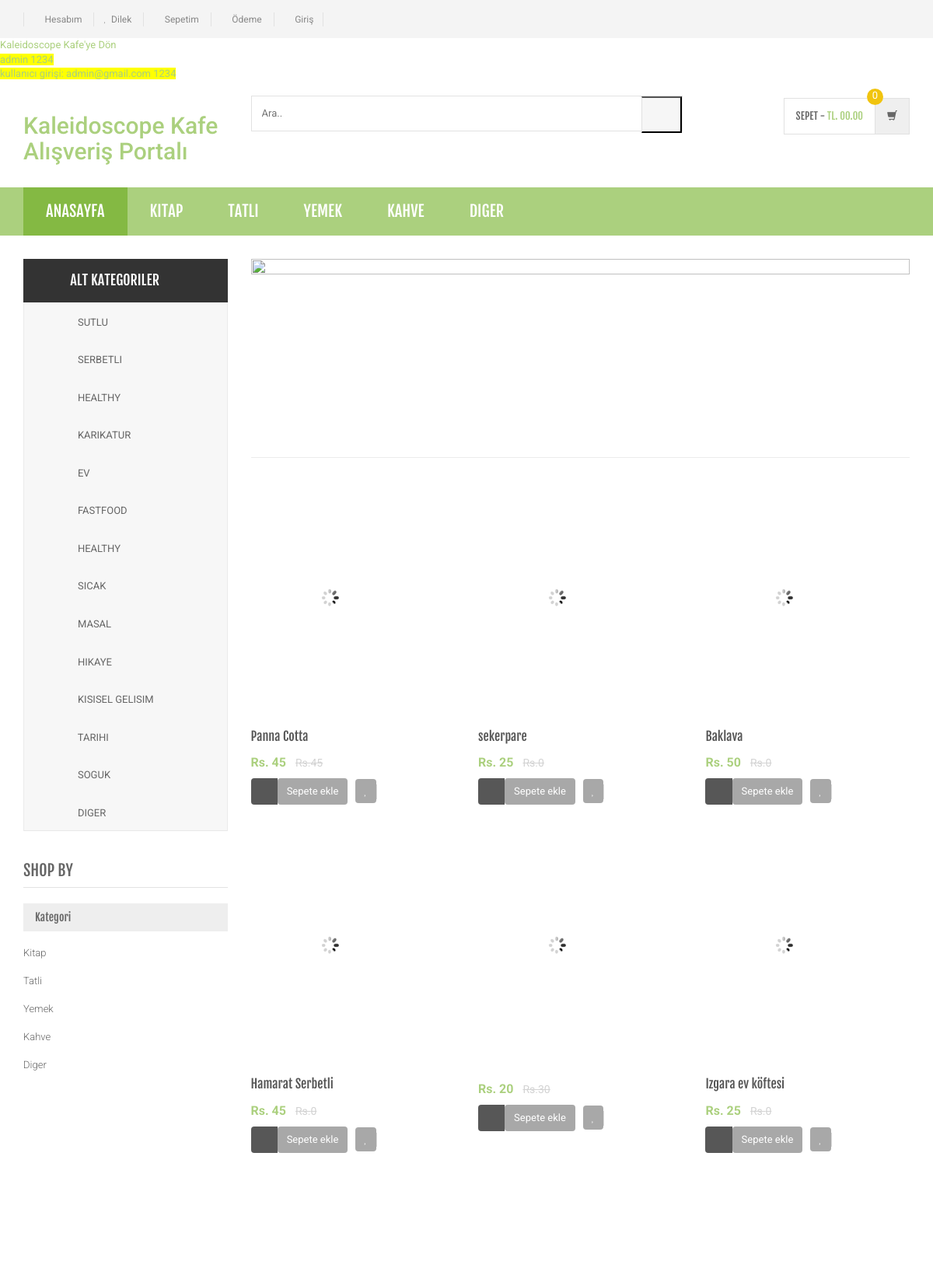
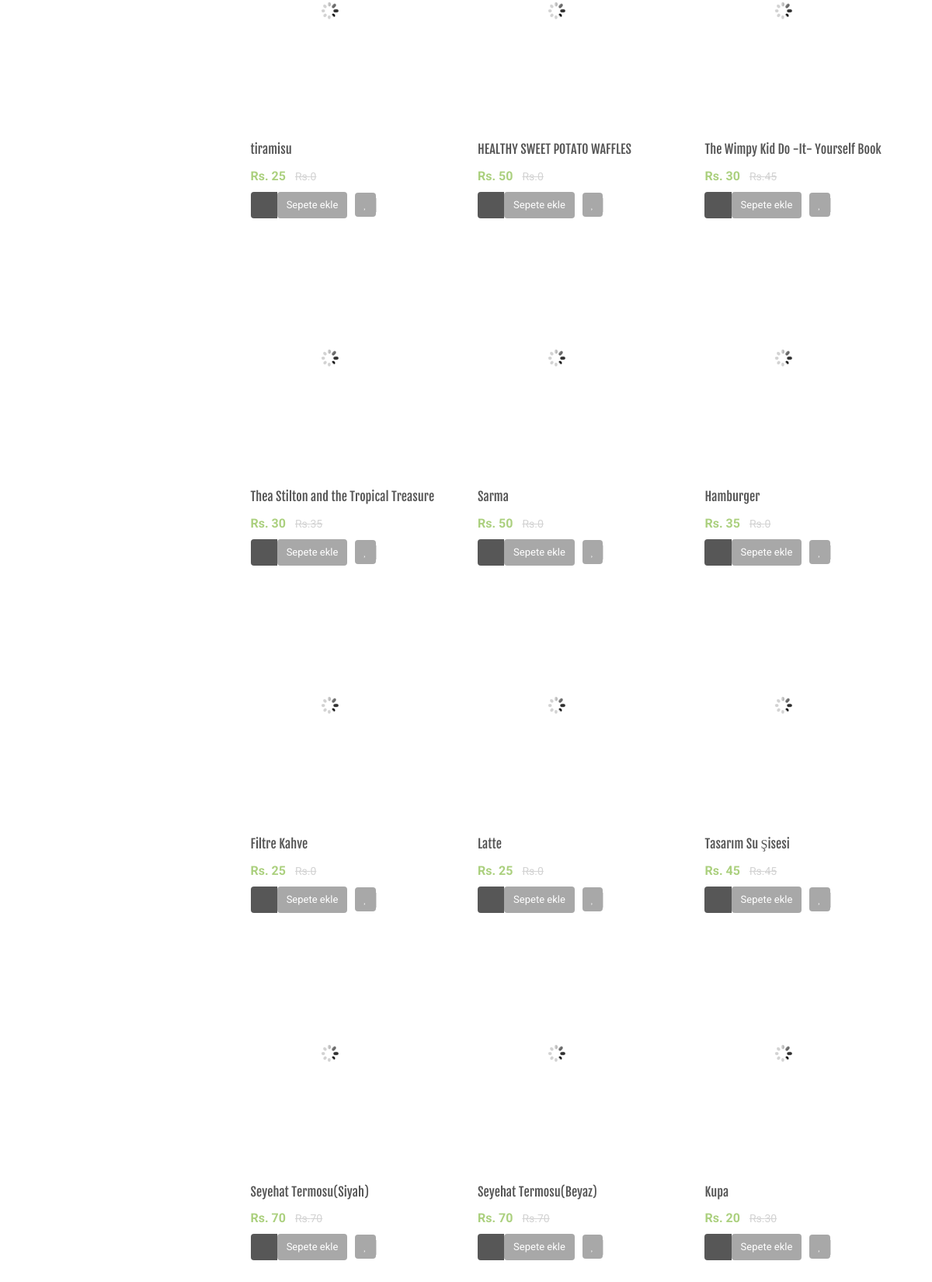
The page /Alışveriş/htdoc/search-result.php (upper part) on the database its author committed (2 pictures, top to bottom).
### tables this page shows
CREATE TABLE `category` (
  `id` int(11) NOT NULL,
  `categoryName` varchar(255) DEFAULT NULL,
  `categoryDescription` longtext,
  `creationDate` timestamp NOT NULL DEFAULT CURRENT_TIMESTAMP,
  `updationDate` varchar(255) DEFAULT NULL
);

CREATE TABLE `subcategory` (
  `id` int(11) NOT NULL,
  `categoryid` int(11) DEFAULT NULL,
  `subcategory` varchar(255) DEFAULT NULL,
  `creationDate` timestamp NULL DEFAULT CURRENT_TIMESTAMP,
  `updationDate` varchar(255) DEFAULT NULL
);

CREATE TABLE `products` (
  `id` int(11) NOT NULL,
  `category` int(11) NOT NULL,
  `subCategory` int(11) DEFAULT NULL,
  `productName` varchar(255) DEFAULT NULL,
  `productCompany` varchar(255) DEFAULT NULL,
  `productPrice` int(11) DEFAULT NULL,
  `productPriceBeforeDiscount` int(11) DEFAULT NULL,
  `productDescription` longtext,
  `productImage1` varchar(255) DEFAULT NULL,
  `productImage2` varchar(255) DEFAULT NULL,
  `productImage3` varchar(255) DEFAULT NULL,
  `shippingCharge` int(11) DEFAULT NULL,
  `productAvailability` varchar(255) DEFAULT NULL,
  `postingDate` timestamp NULL DEFAULT CURRENT_TIMESTAMP,
  `updationDate` varchar(255) DEFAULT NULL
);

### Alışveriş/htdoc/search-result.php (the view, shortened to what this page needs)
<?php
include('includes/config.php');
$find="%{$_POST['product']}%";
?>
<!DOCTYPE html>
<html lang="en">
	<head>
	    <link rel="stylesheet" href="assets/css/bootstrap.min.css">
	    <link rel="stylesheet" href="assets/css/main.css">
	    <link rel="stylesheet" href="assets/css/green.css">
	    <link rel="stylesheet" href="assets/css/owl.carousel.css">
		<link rel="stylesheet" href="assets/css/owl.transitions.css">
		<link href="assets/css/lightbox.css" rel="stylesheet">
		<link rel="stylesheet" href="assets/css/animate.min.css">
		<link rel="stylesheet" href="assets/css/rateit.css">
		<link rel="stylesheet" href="assets/css/bootstrap-select.min.css">
		<link rel="stylesheet" href="assets/css/config.css">
		<link href="assets/css/green.css" rel="alternate stylesheet" title="Green color">
		<link href="assets/css/blue.css" rel="alternate stylesheet" title="Blue color">
		<link href="assets/css/red.css" rel="alternate stylesheet" title="Red color">
		<link href="assets/css/orange.css" rel="alternate stylesheet" title="Orange color">
		<link href="assets/css/dark-green.css" rel="alternate stylesheet" title="Darkgreen color">
		<link rel="stylesheet" href="assets/css/font-awesome.min.css">
	</head>
    <body class="cnt-home">
<header class="header-style-1">
<?php include('includes/top-header.php');?>
<?php include('includes/main-header.php');?>
<?php include('includes/menu-bar.php');?>
</header>
<div class="body-content outer-top-xs">
	<div class='container'>
		<div class='row outer-bottom-sm'>
			<div class='col-md-3 sidebar'>
<div class="side-menu animate-dropdown outer-bottom-xs">
<div class="side-menu animate-dropdown outer-bottom-xs">
    <div class="head"><i class="icon fa fa-align-justify fa-fw"></i>Alt Kategoriler</div>
    <nav class="yamm megamenu-horizontal" role="navigation">
        <ul class="nav">
            <li class="dropdown menu-item">
              <?php $sql=mysqli_query($con,"select id,subcategory  from subcategory");
while($row=mysqli_fetch_array($sql))
{
    ?>
                <a href="sub-category.php?scid=<?php echo $row['id'];?>" class="dropdown-toggle"><i class="icon fa fa-desktop fa-fw"></i>
                <?php echo $row['subcategory'];?></a>
                <?php }?>
</li>
</ul>
    </nav>
</div>
</div>
	            <div class="sidebar-module-container">
	            	<h3 class="section-title">shop by</h3>
	            	<div class="sidebar-filter">
<div class="sidebar-widget wow fadeInUp outer-bottom-xs ">
	<div class="widget-header m-t-20">
		<h4 class="widget-title">Kategori</h4>
	</div>
	<div class="sidebar-widget-body m-t-10">
	         <?php $sql=mysqli_query($con,"select id,categoryName  from category");
while($row=mysqli_fetch_array($sql))
{
    ?>
		<div class="accordion">
	    	<div class="accordion-group">
	            <div class="accordion-heading">
	                <a href="category.php?cid=<?php echo $row['id'];?>"  class="accordion-toggle collapsed">
	                   <?php echo $row['categoryName'];?>
	                </a>
	            </div>
	        </div>
	    </div>
	    <?php } ?>
	</div>
</div>
	            	</div>
	            </div>
            </div>
			<div class='col-md-9'>
	<div id="category" class="category-carousel hidden-xs">
		<div class="item">
			<div class="image">
				<img src="assets/images/banners/cat-banner-3.jpg" alt="" class="img-responsive">
			</div>
		</div>
</div>
				<div class="search-result-container">
					<div id="myTabContent" class="tab-content">
						<div class="tab-pane active " id="grid-container">
							<div class="category-product  inner-top-vs">
								<div class="row">
			<?php
$ret=mysqli_query($con,"select * from products where productName like '$find'");
$num=mysqli_num_rows($ret);
if($num>0)
{
while ($row=mysqli_fetch_array($ret))
{?>
		<div class="col-sm-6 col-md-4 wow fadeInUp">
			<div class="products">
	<div class="product">
		<div class="product-image">
			<div class="image">
				<a href="product-details.php?pid=<?php echo htmlentities($row['id']);?>"><img  src="assets/images/blank.gif" data-echo="admin/productimages/<?php echo htmlentities($row['id']);?>/<?php echo htmlentities($row['productImage1']);?>" alt="" width="200" height="300"></a>
			</div>
		</div>
		<div class="product-info text-left">
			<h3 class="name"><a href="product-details.php?pid=<?php echo htmlentities($row['id']);?>"><?php echo htmlentities($row['productName']);?></a></h3>
			<div class="product-price">
				<span class="price">
					Rs. <?php echo htmlentities($row['productPrice']);?>			</span>
										     <span class="price-before-discount">Rs.<?php echo htmlentities($row['productPriceBeforeDiscount']);?></span>
			</div>
		</div>
					<div class="cart clearfix animate-effect">
				<div class="action">
					<ul class="list-unstyled">
						<li class="add-cart-button btn-group">
							<button class="btn btn-primary icon" data-toggle="dropdown" type="button">
								<i class="fa fa-shopping-cart"></i>
							</button>
							<a href="category.php?page=product&action=add&id=<?php echo $row['id']; ?>">
							<button class="btn btn-primary" type="button">Sepete ekle</button></a>
						</li>
		                <li class="lnk wishlist">
							<a class="add-to-cart" href="category.php?pid=<?php echo htmlentities($row['id'])?>&&action=wishlist" title="Wishlist">
								 <i class="icon fa fa-heart"></i>
							</a>
						</li>
					</ul>
				</div>
			</div>
			</div>
			</div>
		</div>
	  <?php } } else {?>
		<div class="col-sm-6 col-md-4 wow fadeInUp"> <h3>Ürün Bulunamadı</h3>
		</div>
<?php } ?>
										</div>
							</div>
						</div>
				</div>
			</div>
		</div></div>
		<?php include('includes/brands-slider.php');?>
</div>
</body>
</html>

### Alışveriş/htdoc/includes/menu-bar.php (shortened to what this page needs)
<div class="header-nav animate-dropdown">
    <div class="container">
        <div class="yamm navbar navbar-default" role="navigation">
            <div class="nav-bg-class">
                <div class="navbar-collapse collapse" id="mc-horizontal-menu-collapse">
	<div class="nav-outer">
		<ul class="nav navbar-nav">
			<li class="active dropdown yamm-fw">
				<a href="index.php" data-hover="dropdown" class="dropdown-toggle">Anasayfa</a>
			</li>
              <?php $sql=mysqli_query($con,"select id,categoryName  from category limit 6");
while($row=mysqli_fetch_array($sql))
{
    ?>
			<li class="dropdown yamm">
				<a href="category.php?cid=<?php echo $row['id'];?>"> <?php echo $row['categoryName'];?></a>
			</li>
			<?php } ?>
		</ul>
		<div class="clearfix"></div>
	</div>
</div>
            </div>
        </div>
    </div>
</div>

### Alışveriş/htdoc/assets/css/green.css (style rules this page uses)
a { color: #abd07e; }
.header-style-1 .header-nav { background: #abd07e; }
.cnt-home .header-style-1 .header-nav .navbar .navbar-nav > li.active { background: #84b943; }
.product .product-info .product-price .price { color: #abd07e; }
.sidebar .sidebar-module-container .sidebar-widget .sidebar-widget-body .accordion .accordion-group .accordion-heading .accordion-toggle, .sidebar .sidebar-module-container .sidebar-widget .sidebar-widget-body .accordion .accordion-group .accordion-heading .accordion-toggle:hover, .sidebar .sidebar-module-container .sidebar-widget .sidebar-widget-body .accordion .accordion-group .accordion-heading .accordion-toggle:focus, .sidebar .sidebar-module-container .sidebar-widget .sidebar-widget-body .accordion .accordion-group .accordion-heading .accordion-toggle:after { color: #abd07e; }

### Alışveriş/htdoc/assets/css/lightbox.css (style rules this page uses)
body:after { content: url(../images/close.png) url(../images/loading.gif) url(../images/prev.png) url(../images/next.png); display: none; }

### Alışveriş/htdoc/assets/css/blue.css (style rules this page uses)
a { color: #3498db; }
.header-style-1 .header-nav { background: #3498db; }
.cnt-home .header-style-1 .header-nav .navbar .navbar-nav > li.active { background: #1d6ca1; }
.product .product-info .product-price .price { color: #3498db; }
.sidebar .sidebar-module-container .sidebar-widget .sidebar-widget-body .accordion .accordion-group .accordion-heading .accordion-toggle, .sidebar .sidebar-module-container .sidebar-widget .sidebar-widget-body .accordion .accordion-group .accordion-heading .accordion-toggle:hover, .sidebar .sidebar-module-container .sidebar-widget .sidebar-widget-body .accordion .accordion-group .accordion-heading .accordion-toggle:focus, .sidebar .sidebar-module-container .sidebar-widget .sidebar-widget-body .accordion .accordion-group .accordion-heading .accordion-toggle:after { color: #3498db; }

### Alışveriş/htdoc/assets/css/red.css (style rules this page uses)
a { color: #ff6c6c; }
.header-style-1 .header-nav { background: #ff6c6c; }
.cnt-home .header-style-1 .header-nav .navbar .navbar-nav > li.active { background: #ff1a1a; }
.product .product-info .product-price .price { color: #ff6c6c; }
.sidebar .sidebar-module-container .sidebar-widget .sidebar-widget-body .accordion .accordion-group .accordion-heading .accordion-toggle, .sidebar .sidebar-module-container .sidebar-widget .sidebar-widget-body .accordion .accordion-group .accordion-heading .accordion-toggle:hover, .sidebar .sidebar-module-container .sidebar-widget .sidebar-widget-body .accordion .accordion-group .accordion-heading .accordion-toggle:focus, .sidebar .sidebar-module-container .sidebar-widget .sidebar-widget-body .accordion .accordion-group .accordion-heading .accordion-toggle:after { color: #ff6c6c; }

### Alışveriş/htdoc/assets/css/orange.css (style rules this page uses)
a { color: #f39c12; }
.header-style-1 .header-nav { background: #f39c12; }
.cnt-home .header-style-1 .header-nav .navbar .navbar-nav > li.active { background: #ab6c09; }
.product .product-info .product-price .price { color: #f39c12; }
.sidebar .sidebar-module-container .sidebar-widget .sidebar-widget-body .accordion .accordion-group .accordion-heading .accordion-toggle, .sidebar .sidebar-module-container .sidebar-widget .sidebar-widget-body .accordion .accordion-group .accordion-heading .accordion-toggle:hover, .sidebar .sidebar-module-container .sidebar-widget .sidebar-widget-body .accordion .accordion-group .accordion-heading .accordion-toggle:focus, .sidebar .sidebar-module-container .sidebar-widget .sidebar-widget-body .accordion .accordion-group .accordion-heading .accordion-toggle:after { color: #f39c12; }

### Alışveriş/htdoc/assets/css/dark-green.css (style rules this page uses)
a { color: #12cca7; }
.header-style-1 .header-nav { background: #12cca7; }
.cnt-home .header-style-1 .header-nav .navbar .navbar-nav > li.active { background: #0b816a; }
.product .product-info .product-price .price { color: #12cca7; }
.sidebar .sidebar-module-container .sidebar-widget .sidebar-widget-body .accordion .accordion-group .accordion-heading .accordion-toggle, .sidebar .sidebar-module-container .sidebar-widget .sidebar-widget-body .accordion .accordion-group .accordion-heading .accordion-toggle:hover, .sidebar .sidebar-module-container .sidebar-widget .sidebar-widget-body .accordion .accordion-group .accordion-heading .accordion-toggle:focus, .sidebar .sidebar-module-container .sidebar-widget .sidebar-widget-body .accordion .accordion-group .accordion-heading .accordion-toggle:after { color: #12cca7; }

### rows shown on the page
category: categoryName "KITAP", categoryName "Kitap"
category: categoryName "TATLI", categoryName "Tatli"
category: categoryName "YEMEK", categoryName "Yemek"
category: categoryName "KAHVE", categoryName "Kahve"
category: categoryName "DIGER", categoryName "Diger"
subcategory: subcategory "SUTLU"
subcategory: subcategory "SERBETLI"
subcategory: subcategory "HEALTHY"
subcategory: subcategory "KARIKATUR"
subcategory: subcategory "EV"
subcategory: subcategory "FASTFOOD"
subcategory: subcategory "HEALTHY"
subcategory: subcategory "SICAK"
subcategory: subcategory "MASAL"
subcategory: subcategory "HIKAYE"
subcategory: subcategory "KISISEL GELISIM"
subcategory: subcategory "TARIHI"
subcategory: subcategory "SOGUK"
subcategory: subcategory "DIGER"
products: productName "Panna Cotta", productPrice "45", productPriceBeforeDiscount "45"
products: productName "sekerpare", productPrice "25", productPriceBeforeDiscount "0"
products: productName "Baklava", productPrice "50", productPriceBeforeDiscount "0"
products: productName "Hamarat Serbetli", productPrice "45", productPriceBeforeDiscount "0"
products: productPrice "20", productPriceBeforeDiscount "30"
products: productName "Izgara ev köftesi", productPrice "25", productPriceBeforeDiscount "0"
products: productName "tiramisu", productPrice "25", productPriceBeforeDiscount "0"
products: productName "HEALTHY SWEET POTATO WAFFLES", productPrice "50", productPriceBeforeDiscount "0"
products: productName "The Wimpy Kid Do -It- Yourself Book", productPrice "30", productPriceBeforeDiscount "45"
products: productName "Thea Stilton and the Tropical Treasure", productPrice "30", productPriceBeforeDiscount "35"
products: productName "Sarma", productPrice "50", productPriceBeforeDiscount "0"
products: productName "Hamburger", productPrice "35", productPriceBeforeDiscount "0"
products: productName "Filtre Kahve", productPrice "25", productPriceBeforeDiscount "0"
products: productName "Latte", productPrice "25", productPriceBeforeDiscount "0"
products: productName "Tasarım Su Şisesi", productPrice "45", productPriceBeforeDiscount "45"
products: productName "Seyehat Termosu(Siyah)", productPrice "70", productPriceBeforeDiscount "70"
products: productName "Seyehat Termosu(Beyaz)", productPrice "70", productPriceBeforeDiscount "70"
products: productName "Kupa", productPrice "20", productPriceBeforeDiscount "30"
